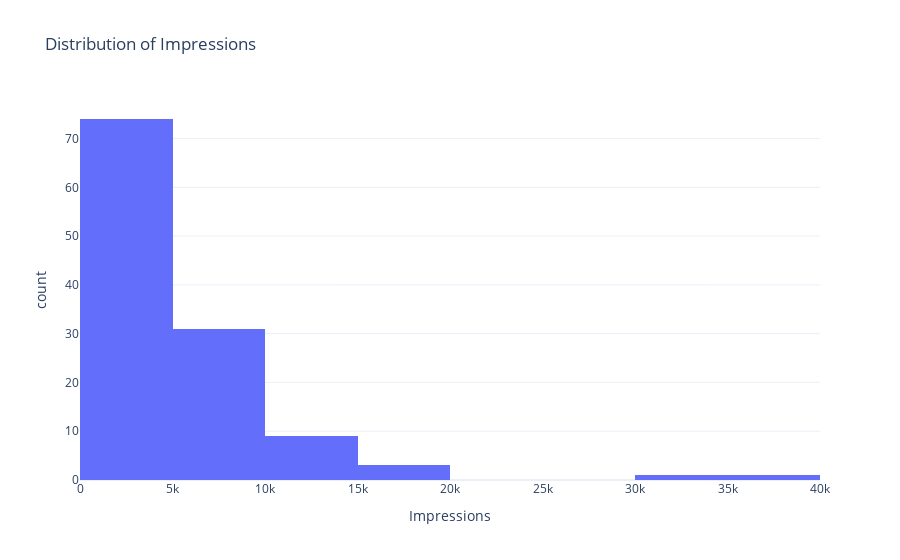

Write notebook code for a chart like this one.
### Markdown cell above
- let’s have a look at the distribution of the Impressions

### Code cell
fig = px.histogram(data, x="Impressions", nbins=10, title='Distribution of Impressions')
fig.show()

### Figure 1 — Plotly figure (JSON) as saved in the notebook; plotly's stock layout.template omitted (floating-point values rounded to 4 significant figures)
{"data": [{"alignmentgroup": "True", "bingroup": "x", "hovertemplate": "Impressions=%{x}<br>count=%{y}<extra></extra>", "legendgroup": "", "marker": {"color": "#636efa", "pattern": {"shape": ""}}, "name": "", "nbinsx": 10, "offsetgroup": "", "orientation": "v", "showlegend": false, "type": "histogram", "x": [3920, 5394, 4021, 4528, 2518, 3884, 2621, 3541, 3749, 4115, 2218, 3234, 4344, 3216, 9453, 5055, 4002, 3169, 6168, 2407, 2064, 3973, 7281, 3052, 4628, 4082, 5394, 2766, 3924, 3015, 6666, 3854, 4355, 4343, 6108, 2523, 2327, 3990, 2191, 1941, 16062, 4998, 4289, 3880, 3786, 4298, 3630, 2826, 7407, 10386, 2998, 7018, 2941, 6432, 10667, 3988, 4978, 3388, 4467, 3246, 5072, 6339, 4239, 3454, 7571, 3333, 3818, 10933, 5058, 3601, 3480, 3525, 3606, 5542, 6559, 3623, 10493, 4446, 2957, 5538, 4681, 5273, 5055, 4002, 3169, 6168, 2407, 3630, 2826, 7407, 10386, 2998, 3052, 4628, 4082, 5394, 2766, 3924, 3015, 5409, 5323, 8001, 4150, 4609, 6348, 11068, 7231, 17396, 6814, 17713, 5563, 4842, 11149, 10206, 13700, 5731, 4139, 32695, 36919], "xaxis": "x", "yaxis": "y"}], "layout": {"barmode": "relative", "legend": {"tracegroupgap": 0}, "title": {"text": "Distribution of Impressions"}, "xaxis": {"anchor": "y", "domain": [0, 1], "title": {"text": "Impressions"}}, "yaxis": {"anchor": "x", "domain": [0, 1], "title": {"text": "count"}}}}
